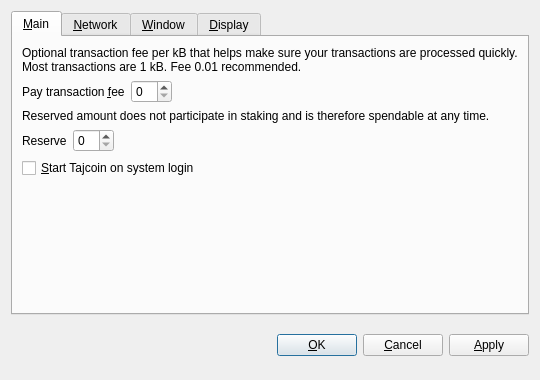
<?xml version="1.0" encoding="UTF-8"?>
<ui version="4.0">
 <class>OptionsDialog</class>
 <widget class="QDialog" name="OptionsDialog">
  <property name="geometry">
   <rect>
    <x>0</x>
    <y>0</y>
    <width>540</width>
    <height>380</height>
   </rect>
  </property>
  <property name="windowTitle">
   <string>Options</string>
  </property>
  <property name="modal">
   <bool>true</bool>
  </property>
  <layout class="QVBoxLayout" name="verticalLayout">
   <item>
    <widget class="QTabWidget" name="tabWidget">
     <property name="tabPosition">
      <enum>QTabWidget::North</enum>
     </property>
     <property name="currentIndex">
      <number>0</number>
     </property>
     <widget class="QWidget" name="tabMain">
      <attribute name="title">
       <string>&amp;Main</string>
      </attribute>
      <layout class="QVBoxLayout" name="verticalLayout_Main">
       <item>
        <widget class="QLabel" name="transactionFeeInfoLabel">
         <property name="text">
          <string>Optional transaction fee per kB that helps make sure your transactions are processed quickly. Most transactions are 1 kB. Fee 0.01 recommended.</string>
         </property>
         <property name="textFormat">
          <enum>Qt::PlainText</enum>
         </property>
         <property name="wordWrap">
          <bool>true</bool>
         </property>
        </widget>
       </item>
       <item>
        <layout class="QHBoxLayout" name="horizontalLayoutFee">
         <item>
          <widget class="QLabel" name="transactionFeeLabel">
           <property name="text">
            <string>Pay transaction &amp;fee</string>
           </property>
           <property name="textFormat">
            <enum>Qt::PlainText</enum>
           </property>
           <property name="buddy">
            <cstring>transactionFee</cstring>
           </property>
          </widget>
         </item>
         <item>
          <widget class="BitcoinAmountField" name="transactionFee"/>
         </item>
         <item>
          <spacer name="horizontalSpacerFee">
           <property name="orientation">
            <enum>Qt::Horizontal</enum>
           </property>
           <property name="sizeHint" stdset="0">
            <size>
             <width>40</width>
             <height>20</height>
            </size>
           </property>
          </spacer>
         </item>
        </layout>
       </item>
       <item>
        <widget class="QLabel" name="reserveBalanceInfoLabel">
         <property name="text">
          <string>Reserved amount does not participate in staking and is therefore spendable at any time.</string>
         </property>
         <property name="textFormat">
          <enum>Qt::PlainText</enum>
         </property>
         <property name="wordWrap">
          <bool>true</bool>
         </property>
        </widget>
       </item>
       <item>
        <layout class="QHBoxLayout" name="horizontalLayoutReserveBalance">
         <item>
          <widget class="QLabel" name="reserveBalanceLabel">
           <property name="text">
            <string>Reserve</string>
           </property>
           <property name="textFormat">
            <enum>Qt::PlainText</enum>
           </property>
           <property name="buddy">
            <cstring>reserveBalance</cstring>
           </property>
          </widget>
         </item>
         <item>
          <widget class="BitcoinAmountField" name="reserveBalance"/>
         </item>
         <item>
          <spacer name="horizontalSpacerReserveBalance">
           <property name="orientation">
            <enum>Qt::Horizontal</enum>
           </property>
           <property name="sizeHint" stdset="0">
            <size>
             <width>40</width>
             <height>20</height>
            </size>
           </property>
          </spacer>
         </item>
        </layout>
       </item>
       <item>
        <widget class="QCheckBox" name="bitcoinAtStartup">
         <property name="toolTip">
          <string>Automatically start Tajcoin after logging in to the system.</string>
         </property>
         <property name="text">
          <string>&amp;Start Tajcoin on system login</string>
         </property>
        </widget>
       </item>
       <item>
        <spacer name="verticalSpacer_Main">
         <property name="orientation">
          <enum>Qt::Vertical</enum>
         </property>
         <property name="sizeHint" stdset="0">
          <size>
           <width>20</width>
           <height>40</height>
          </size>
         </property>
        </spacer>
       </item>
      </layout>
     </widget>
     <widget class="QWidget" name="tabNetwork">
      <attribute name="title">
       <string>&amp;Network</string>
      </attribute>
      <layout class="QVBoxLayout" name="verticalLayout_Network">
       <item>
        <widget class="QCheckBox" name="mapPortUpnp">
         <property name="toolTip">
          <string>Automatically open the Tajcoin client port on the router. This only works when your router supports UPnP and it is enabled.</string>
         </property>
         <property name="text">
          <string>Map port using &amp;UPnP</string>
         </property>
        </widget>
       </item>
       <item>
        <widget class="QCheckBox" name="connectSocks">
         <property name="toolTip">
          <string>Connect to the Tajcoin network through a SOCKS5 proxy (e.g. when connecting through Tor).</string>
         </property>
         <property name="text">
          <string>&amp;Connect through SOCKS5 proxy:</string>
         </property>
        </widget>
       </item>
       <item>
        <layout class="QHBoxLayout" name="horizontalLayout_Network">
         <item>
          <widget class="QLabel" name="proxyIpLabel">
           <property name="text">
            <string>Proxy &amp;IP:</string>
           </property>
           <property name="textFormat">
            <enum>Qt::PlainText</enum>
           </property>
           <property name="buddy">
            <cstring>proxyIp</cstring>
           </property>
          </widget>
         </item>
         <item>
          <widget class="QValidatedLineEdit" name="proxyIp">
           <property name="maximumSize">
            <size>
             <width>140</width>
             <height>16777215</height>
            </size>
           </property>
           <property name="toolTip">
            <string>IP address of the proxy (e.g. 127.0.0.1)</string>
           </property>
          </widget>
         </item>
         <item>
          <widget class="QLabel" name="proxyPortLabel">
           <property name="text">
            <string>&amp;Port:</string>
           </property>
           <property name="textFormat">
            <enum>Qt::PlainText</enum>
           </property>
           <property name="buddy">
            <cstring>proxyPort</cstring>
           </property>
          </widget>
         </item>
         <item>
          <widget class="QLineEdit" name="proxyPort">
           <property name="maximumSize">
            <size>
             <width>55</width>
             <height>16777215</height>
            </size>
           </property>
           <property name="toolTip">
            <string>Port of the proxy (e.g. 9050)</string>
           </property>
          </widget>
         </item>
         <item>
          <spacer name="horizontalSpacer_Network">
           <property name="orientation">
            <enum>Qt::Horizontal</enum>
           </property>
           <property name="sizeHint" stdset="0">
            <size>
             <width>40</width>
             <height>20</height>
            </size>
           </property>
          </spacer>
         </item>
        </layout>
       </item>
       <item>
        <spacer name="verticalSpacer_Network">
         <property name="orientation">
          <enum>Qt::Vertical</enum>
         </property>
         <property name="sizeHint" stdset="0">
          <size>
           <width>20</width>
           <height>40</height>
          </size>
         </property>
        </spacer>
       </item>
      </layout>
     </widget>
     <widget class="QWidget" name="tabWindow">
      <attribute name="title">
       <string>&amp;Window</string>
      </attribute>
      <layout class="QVBoxLayout" name="verticalLayout_Window">
       <item>
        <widget class="QCheckBox" name="minimizeToTray">
         <property name="toolTip">
          <string>Show only a tray icon after minimizing the window.</string>
         </property>
         <property name="text">
          <string>&amp;Minimize to the tray instead of the taskbar</string>
         </property>
        </widget>
       </item>
       <item>
        <widget class="QCheckBox" name="minimizeOnClose">
         <property name="toolTip">
          <string>Minimize instead of exit the application when the window is closed. When this option is enabled, the application will be closed only after selecting Quit in the menu.</string>
         </property>
         <property name="text">
          <string>M&amp;inimize on close</string>
         </property>
        </widget>
       </item>
       <item>
        <spacer name="verticalSpacer_Window">
         <property name="orientation">
          <enum>Qt::Vertical</enum>
         </property>
         <property name="sizeHint" stdset="0">
          <size>
           <width>20</width>
           <height>40</height>
          </size>
         </property>
        </spacer>
       </item>
      </layout>
     </widget>
     <widget class="QWidget" name="tabDisplay">
      <attribute name="title">
       <string>&amp;Display</string>
      </attribute>
      <layout class="QVBoxLayout" name="verticalLayout_Display">
       <item>
        <layout class="QHBoxLayout" name="horizontalLayout_1_Display">
         <item>
          <widget class="QLabel" name="langLabel">
           <property name="text">
            <string>User Interface &amp;language:</string>
           </property>
           <property name="textFormat">
            <enum>Qt::PlainText</enum>
           </property>
           <property name="buddy">
            <cstring>lang</cstring>
           </property>
          </widget>
         </item>
         <item>
          <widget class="QValueComboBox" name="lang">
           <property name="toolTip">
            <string>The user interface language can be set here. This setting will take effect after restarting Tajcoin.</string>
           </property>
          </widget>
         </item>
        </layout>
       </item>
       <item>
        <layout class="QHBoxLayout" name="horizontalLayout_2_Display">
         <item>
          <widget class="QLabel" name="unitLabel">
           <property name="text">
            <string>&amp;Unit to show amounts in:</string>
           </property>
           <property name="textFormat">
            <enum>Qt::PlainText</enum>
           </property>
           <property name="buddy">
            <cstring>unit</cstring>
           </property>
          </widget>
         </item>
         <item>
          <widget class="QValueComboBox" name="unit">
           <property name="toolTip">
            <string>Choose the default subdivision unit to show in the interface and when sending coins.</string>
           </property>
          </widget>
         </item>
        </layout>
       </item>
       <item>
        <widget class="QCheckBox" name="coinControlFeatures">
         <property name="toolTip">
          <string>Whether to show coin control features or not.</string>
         </property>
         <property name="text">
          <string>Display coin &amp;control features (experts only!)</string>
         </property>
        </widget>
       </item>
       <item>
        <widget class="QCheckBox" name="useBlackTheme">
         <property name="text">
          <string>Use black visual theme (requires restart)</string>
         </property>
        </widget>
       </item>
       <item>
        <spacer name="verticalSpacer_Display">
         <property name="orientation">
          <enum>Qt::Vertical</enum>
         </property>
         <property name="sizeHint" stdset="0">
          <size>
           <width>20</width>
           <height>40</height>
          </size>
         </property>
        </spacer>
       </item>
      </layout>
     </widget>
    </widget>
   </item>
   <item>
    <layout class="QHBoxLayout" name="horizontalLayout_Buttons">
     <item>
      <spacer name="horizontalSpacer_1">
       <property name="orientation">
        <enum>Qt::Horizontal</enum>
       </property>
       <property name="sizeHint" stdset="0">
        <size>
         <width>40</width>
         <height>48</height>
        </size>
       </property>
      </spacer>
     </item>
     <item>
      <widget class="QLabel" name="statusLabel">
       <property name="font">
        <font>
         <weight>75</weight>
         <bold>true</bold>
        </font>
       </property>
       <property name="text">
        <string/>
       </property>
       <property name="textFormat">
        <enum>Qt::PlainText</enum>
       </property>
       <property name="wordWrap">
        <bool>true</bool>
       </property>
      </widget>
     </item>
     <item>
      <spacer name="horizontalSpacer_2">
       <property name="orientation">
        <enum>Qt::Horizontal</enum>
       </property>
       <property name="sizeHint" stdset="0">
        <size>
         <width>40</width>
         <height>48</height>
        </size>
       </property>
      </spacer>
     </item>
     <item>
      <widget class="QPushButton" name="okButton">
       <property name="text">
        <string>&amp;OK</string>
       </property>
      </widget>
     </item>
     <item>
      <widget class="QPushButton" name="cancelButton">
       <property name="text">
        <string>&amp;Cancel</string>
       </property>
       <property name="autoDefault">
        <bool>false</bool>
       </property>
      </widget>
     </item>
     <item>
      <widget class="QPushButton" name="applyButton">
       <property name="text">
        <string>&amp;Apply</string>
       </property>
       <property name="autoDefault">
        <bool>false</bool>
       </property>
      </widget>
     </item>
    </layout>
   </item>
  </layout>
 </widget>
 <customwidgets>
  <customwidget>
   <class>BitcoinAmountField</class>
   <extends>QSpinBox</extends>
   <header>bitcoinamountfield.h</header>
  </customwidget>
  <customwidget>
   <class>QValueComboBox</class>
   <extends>QComboBox</extends>
   <header>qvaluecombobox.h</header>
  </customwidget>
  <customwidget>
   <class>QValidatedLineEdit</class>
   <extends>QLineEdit</extends>
   <header>qvalidatedlineedit.h</header>
  </customwidget>
 </customwidgets>
 <resources/>
 <connections/>
</ui>
